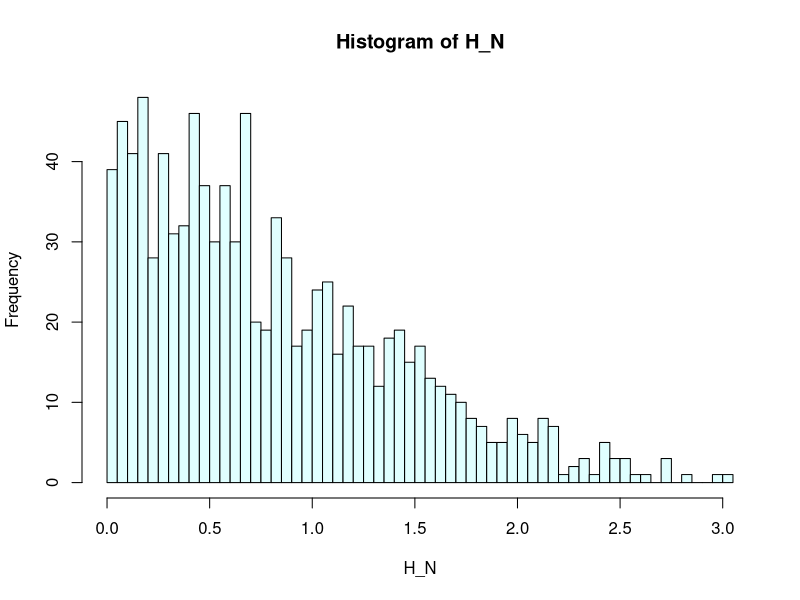

R code for this plot:
f<-function(x) {
	return (exp(-(1 / 2) * ((x - 1) ^ 2)));
}

genHalf_Normal<-function(sample) {
	H_N<-vector(length = sample);

	set.seed(1);

	j = 0;
	for (i in 1:sample) {
		repeat {
			j = j + 1;
			u<-runif(2, 0, 1);
			x = - log(1 - u[1]);
			if (u[2] <= f(x)) {
				H_N[i] = x;
				break;
			}
		}
	}

	png("2.png");
	hist(H_N, breaks = 50, col = "light cyan", plot = TRUE);

	return(c(mean(H_N), var(H_N), (sample / j)));
}

output<-genHalf_Normal(1000);

cat("The sample mean, sample variance, and the simulated acceptance probability are calculated to be", output[1], ",", output[2], ", and", output[3], "respectively.\n");
